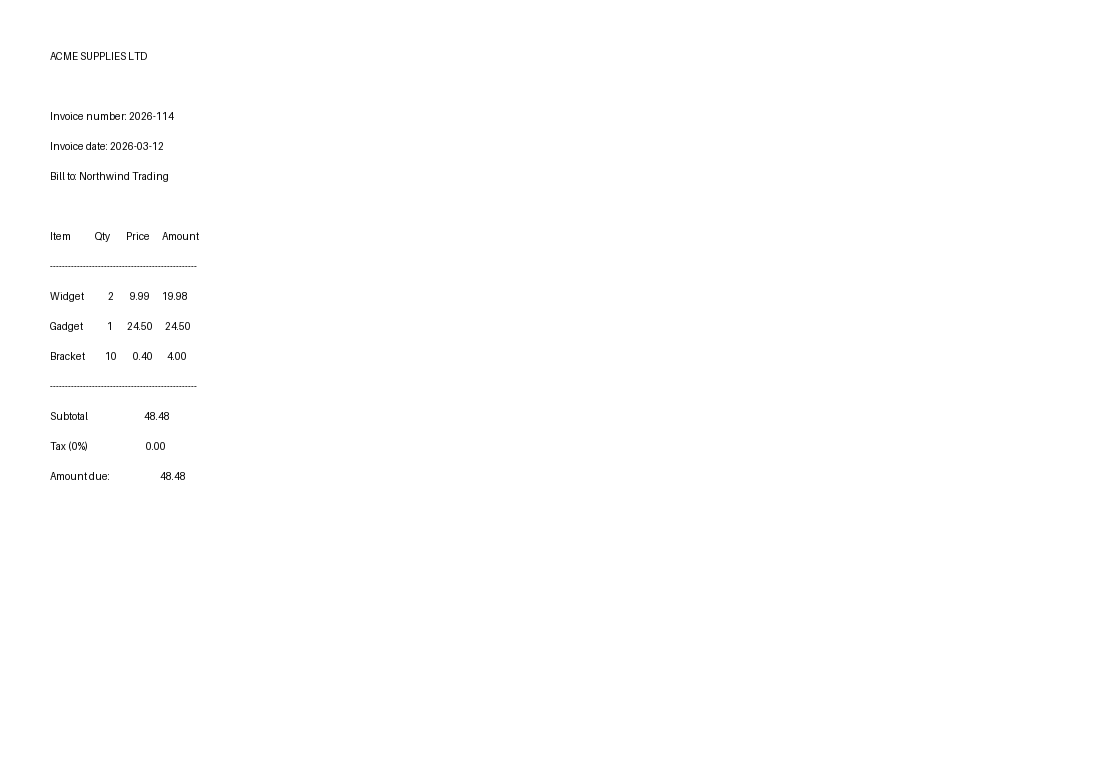
#> input picture tests/fixtures/multipage.tiff, 1100 x 780 px
$ python -i preprocess.py   (imports and definitions only)
#> lines starting #> are read from the running program, lines starting #| are printed output that depends on the picture; after the words box and inside, x2 and y2 are one past the last pixel; in counts of white or black regions, pixels touching at a corner belong together
#> further down, picture is the input picture: PIL image 1100x780 RGB; min 1, max 255, mean 254.3
"""CPU image clean-up applied before any model sees a page.

Everything here is deterministic OpenCV/PIL work and costs no GPU quota, so it
is always worth doing: a deskewed, adequately-sized page measurably improves
both OCR backends.
"""

from __future__ import annotations

import cv2
import numpy as np
from PIL import Image

__all__ = [
    "prepare",
    "deskew",
    "estimate_skew",
    "to_gray",
    "binarize",
    "estimate_text_height",
    "has_table_rules",
]

#: Below this height most recognisers start dropping characters.
MIN_EDGE = 640
#: Above this the models downscale internally anyway and we only waste memory.
MAX_EDGE = 2400


def to_gray(image: Image.Image) -> np.ndarray:
    """Grayscale ``uint8`` array from any PIL mode."""
    return np.array(image.convert("L"))


def binarize(gray: np.ndarray) -> np.ndarray:
    """Otsu threshold, inverted so text is white on black.

    Inverted is what the morphology in the line segmenter expects, and what
    ``cv2.findContours`` treats as foreground.
    """
    _, binary = cv2.threshold(gray, 0, 255, cv2.THRESH_BINARY_INV + cv2.THRESH_OTSU)
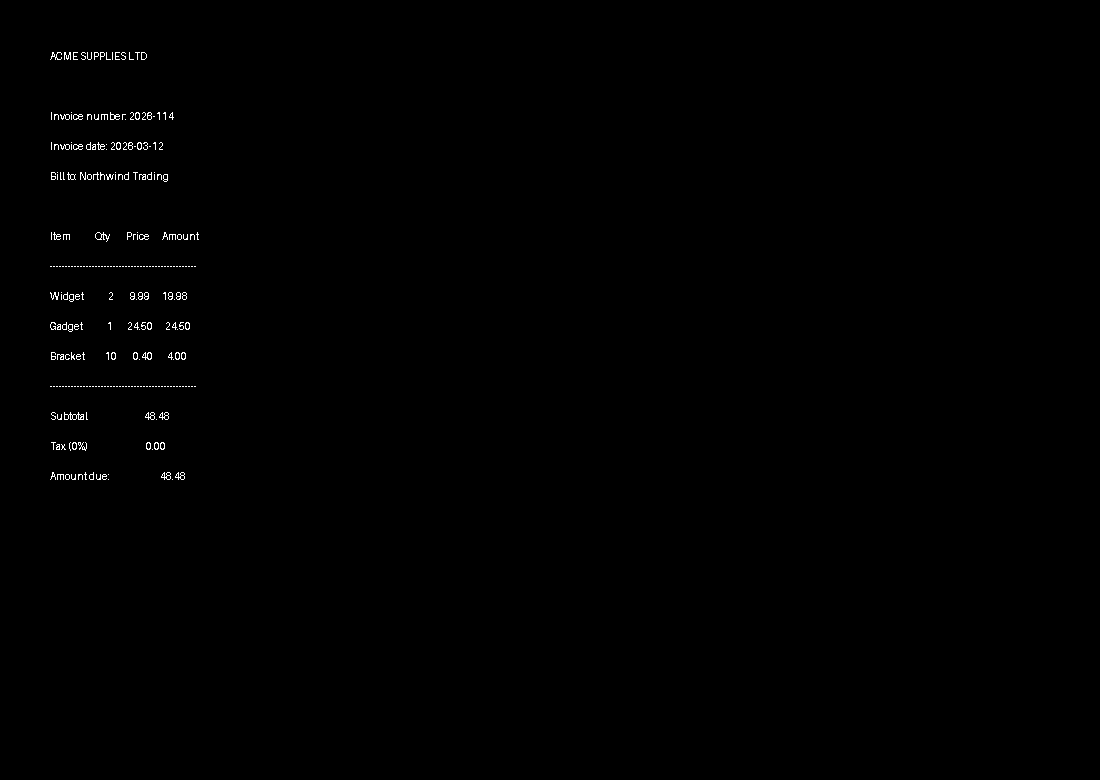
#> binary: shape (780, 1100); 0.34% white in thin lines or dots, all inside (x1, y1, x2, y2) = (50, 52, 199, 480)
    return binary


def estimate_skew(gray: np.ndarray, max_angle: float = 15.0) -> float:
    """Skew in degrees, positive meaning the page leans counter-clockwise.

    Uses the minimum-area rectangle around all foreground pixels, which is
    cheap and robust for scans.  Returns 0.0 when the estimate is implausible
    (a nearly-blank page, or a rotation large enough to be a real 90-degree
    orientation problem rather than skew).
    """
    binary = binarize(gray)
    # np.where yields (row, col); minAreaRect wants (x, y), so swap the axes.
    # Feeding it (y, x) transposes the page and reports the wrong angle.
    coords = np.column_stack(np.where(binary > 0))[:, ::-1]
#> coords = 2941 pairs, first value 50 to 198, second value 52 to 479
    if coords.shape[0] < 50:
        return 0.0
    angle = cv2.minAreaRect(coords.astype(np.float32))[-1]
#> angle = -90
    # OpenCV reports the angle in (0, 90]; map it to a small signed rotation.
    if angle > 45:
        angle -= 90
    if abs(angle) > max_angle:
        return 0.0
    return float(angle)


def deskew(image: Image.Image, max_angle: float = 15.0) -> Image.Image:
    """Rotate a page upright. Returns the input unchanged for tiny angles."""
    angle = estimate_skew(to_gray(image), max_angle=max_angle)
#> angle = 0
    if abs(angle) < 0.25:
        return image
    return image.rotate(angle, resample=Image.BICUBIC, expand=True, fillcolor="white")


# [52 lines left out: functions estimate_text_height, has_table_rules, not called in this run]


def _rescale(image: Image.Image) -> Image.Image:
    """Bring the long edge into a range both backends handle well."""
    w, h = image.size
#> w = 1100; h = 780
    longest = max(w, h)
#> longest = 1100
    if longest == 0:
        return image
    if longest < MIN_EDGE:
        factor = MIN_EDGE / longest
    elif longest > MAX_EDGE:
        factor = MAX_EDGE / longest
    else:
        return image
    return image.resize((max(int(w * factor), 1), max(int(h * factor), 1)), Image.LANCZOS)


def _denoise(image: Image.Image) -> Image.Image:
    """Light bilateral filter: removes scan grain without softening strokes."""
    arr = np.array(image.convert("RGB"))
    return Image.fromarray(cv2.bilateralFilter(arr, d=5, sigmaColor=45, sigmaSpace=45))


def prepare(
    image: Image.Image,
    *,
    do_deskew: bool = True,
    do_denoise: bool = True,
    do_rescale: bool = True,
) -> Image.Image:
    """Full pre-processing chain, each step individually skippable.

    Always returns RGB, because both backends expect three channels.
    """
    out = image
    if out.mode not in ("RGB", "L"):
        out = out.convert("RGB")
    if do_deskew:
        out = deskew(out)
    if do_denoise:
        out = _denoise(out)
    if do_rescale:
        out = _rescale(out)
    return out.convert("RGB")

>>> from PIL import Image
>>> picture = Image.open('../tests/fixtures/multipage.tiff')
>>> result = prepare(picture)

$ run again, on tests/fixtures/handwriting.png
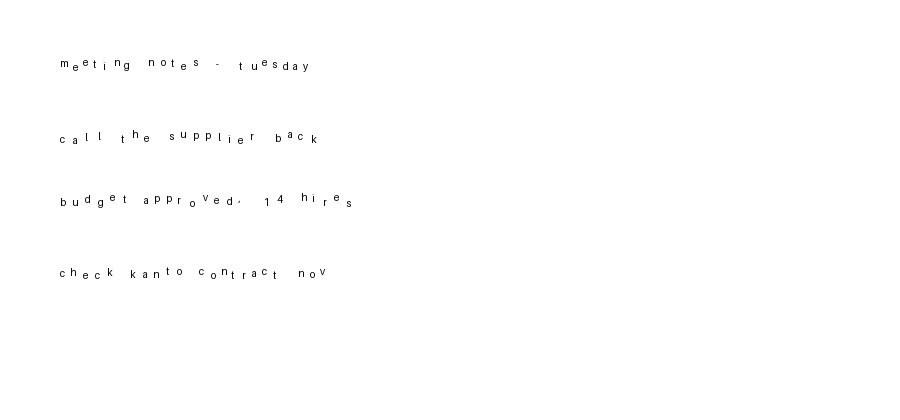
#> input picture tests/fixtures/handwriting.png, 900 x 420 px
#> picture is the input picture: PIL image 900x420 RGB; min 1, max 255, mean 254.3
#> in binarize, `_, binary = cv2.threshold(gray, 0, 255, cv2.THRESH_BINARY_INV + cv2.TH..`:
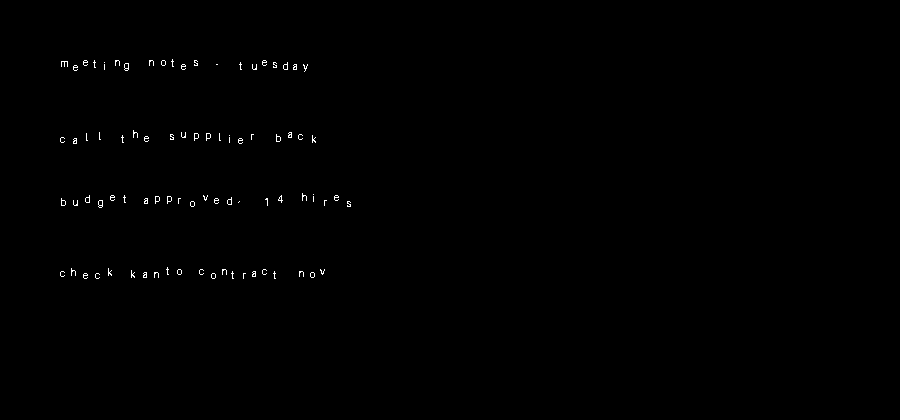
#> binary: shape (420, 900); 0.3% white in thin lines or dots, all inside (x1, y1, x2, y2) = (60, 59, 351, 279)
#> coords = 1149 pairs, first value 60 to 350, second value 59 to 278
#> in estimate_skew, `angle = cv2.minAreaRect(coords.astype(np.float32))[-1]`: angle = -90
#> in deskew, `angle = estimate_skew(to_gray(image), max_angle=max_angle)`: angle = 0

$ run again, on tests/fixtures/prose.png
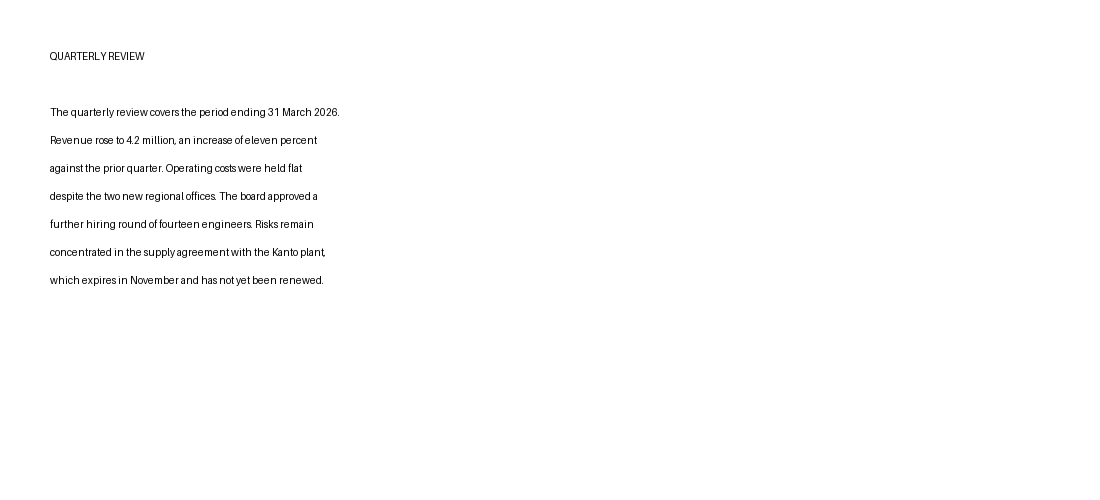
#> input picture tests/fixtures/prose.png, 1100 x 500 px
#> picture is the input picture: PIL image 1100x500 RGB; min 1, max 255, mean 253
#> in binarize, `_, binary = cv2.threshold(gray, 0, 255, cv2.THRESH_BINARY_INV + cv2.TH..`:
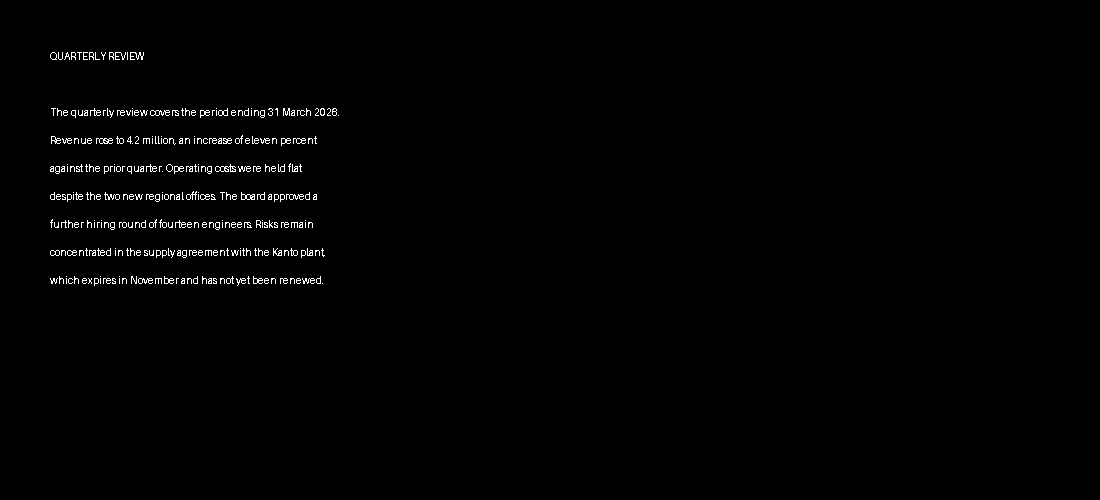
#> binary: shape (500, 1100); 0.92% white in thin lines or dots, all inside (x1, y1, x2, y2) = (50, 52, 339, 286)
#> coords = 5056 pairs, first value 50 to 338, second value 52 to 285
#> in estimate_skew, `angle = cv2.minAreaRect(coords.astype(np.float32))[-1]`: angle = -90
#> in deskew, `angle = estimate_skew(to_gray(image), max_angle=max_angle)`: angle = 0
